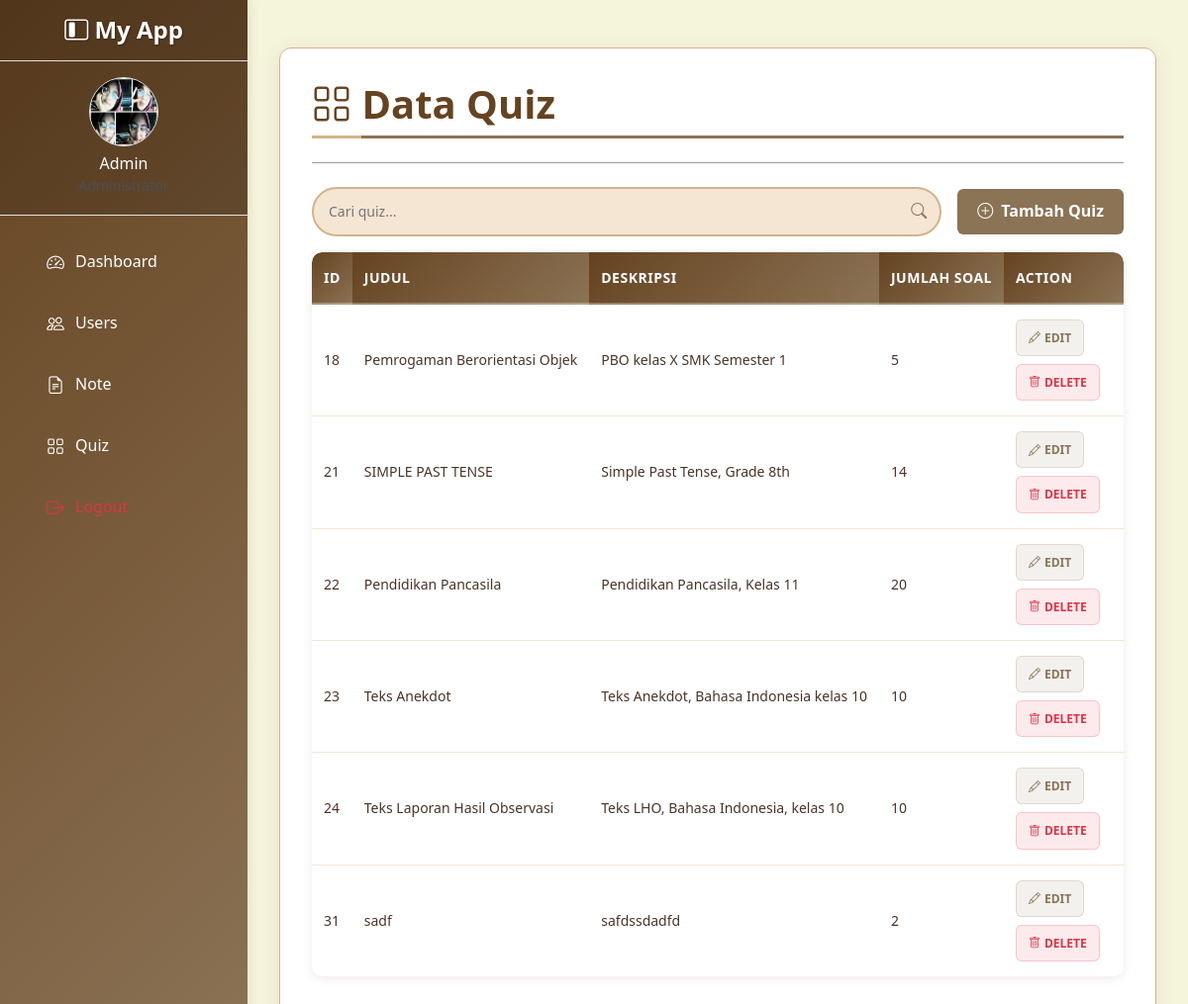
The app's page /QuickStart/forms/quiz_dash.php with its own data.
### tables this page shows
CREATE TABLE `quiz` (
  `id_quiz` int NOT NULL,
  `id_user` int NOT NULL,
  `judul` varchar(225) NOT NULL,
  `deskripsi` text NOT NULL,
  `jumlah_soal` int NOT NULL
);

### QuickStart/forms/quiz_dash.php (the view, shortened to what this page needs)
<?php
include "sidebar.php";
?>
<!DOCTYPE html>
<html lang="en">
<head>
    <link href="https://cdn.jsdelivr.net/npm/bootstrap@5.3.0/dist/css/bootstrap.min.css" rel="stylesheet">
    <link rel="stylesheet" href="https://cdn.jsdelivr.net/npm/bootstrap-icons@1.10.0/font/bootstrap-icons.css">
    <link rel="stylesheet" href="../assets/css/notedash.css">
</head>
<body>
    <main class="content">
        <div class="container">
            <h1><i class="bi bi-grid"></i> Data Quiz</h1>
            <hr>
            <div class="table-controls">
                <div class="search-box">
                    <input type="text" id="cari" placeholder="Cari quiz...">
                    <i class="bi bi-search"></i>
                </div>
                <a href="tambah_quizdash.php" class="tambah">
                    <i class="bi bi-plus-circle"></i> Tambah Quiz
                </a>
            </div>
            <div id="tabel-container">
                <div class="table-container">
                    <table class="table-stack">
                        <thead>
                            <tr>
                                <th>ID</th>
                                <th>Judul</th>
                                <th>Deskripsi</th>
                                <th>Jumlah Soal</th>
                                <th>ACTION</th>
                            </tr>
                        </thead>
                        <tbody>
                            <?php
                            include "koneksi.php";
                            $query = "SELECT * FROM quiz";
                            $data  = mysqli_query($koneksi, $query);
                            if (mysqli_num_rows($data) > 0) {
                                while ($dt = mysqli_fetch_assoc($data)) {
                                    echo '<tr>';
                                    echo '<td data-label="ID">' . $dt['id_quiz'] . '</td>';
                                    echo '<td data-label="Judul">' . $dt['judul'] . '</td>';
                                    echo '<td data-label="Deskripsi">' . $dt['deskripsi'] . '</td>';
                                    echo '<td data-label="Jumlah Soal">' . $dt['jumlah_soal'] . '</td>';
                                    echo '<td data-label="ACTION">
                                            <div class="action-buttons">
                                                <a href="edit_quizdas.php?id_quiz=' . $dt['id_quiz'] . '" class="btn-table btn-edit">
                                                    <i class="bi bi-pencil"></i> EDIT
                                                </a>
                                                <a href="delete_quizdas.php?id_quiz=' . $dt['id_quiz'] . '"
                                                   class="btn-table btn-delete"
                                                   onclick="return confirm(\'Apa anda yakin menghapus quiz ' . $dt['judul'] . '?\')">
                                                    <i class="bi bi-trash"></i> DELETE
                                                </a>
                                            </div>
                                          </td>';
                                    echo '</tr>';
                                }
                            } else {
                                echo '<tr><td colspan="5" class="no-data">Tidak ada data quiz</td></tr>';
                            }
                            ?>
                        </tbody>
                    </table>
                </div>
            </div>
        </div>
    </main>
</body>
</html>

### QuickStart/assets/css/notedash.css (style rules this page uses)
:root { --primary-brown: #8B7355; --light-brown: #D2B48C; --dark-brown: #654321; --cream: #F5F5DC; --beige: #F5E6D3; --text-dark: #4A3427; --text-light: #8B7355; --white: #FFFFFF; --shadow: rgba(139, 115, 85, 0.15); }
* { margin: 0; padding: 0; box-sizing: border-box; }
body { background-color: var(--cream); font-family: 'Segoe UI', Tahoma, Geneva, Verdana, sans-serif; color: var(--text-dark); line-height: 1.6; }
.content { margin-left: 250px; transition: all 0.3s ease; min-height: 100vh; padding: 2rem; }
.container { background: var(--white); border-radius: 12px; box-shadow: 0 4px 20px var(--shadow); padding: 2rem; margin-top: 1rem; border: 1px solid var(--light-brown); }
h1 { color: var(--dark-brown); font-weight: 700; margin-bottom: 1.5rem; border-bottom: 3px solid var(--primary-brown); padding-bottom: 0.5rem; position: relative; }
h1:after { content: ''; position: absolute; bottom: -3px; left: 0; width: 50px; height: 3px; background: var(--light-brown); }
hr { background-color: var(--light-brown); opacity: 0.5; margin: 1.5rem 0; height: 1px; }
.table-controls { display: flex; gap: 1rem; margin-bottom: 1rem; flex-wrap: wrap; align-items: center; }
.search-box { flex: 1; min-width: 250px; position: relative; }
.search-box input { width: 100%; padding: 12px 45px 12px 15px; border: 2px solid var(--light-brown); border-radius: 25px; font-size: 14px; transition: all 0.3s ease; background-color: var(--beige); color: var(--text-dark); }
.search-box i { position: absolute; right: 15px; top: 50%; transform: translateY(-50%); color: var(--text-light); }
.tambah { display: inline-flex; align-items: center; gap: 8px; padding: 10px 20px; background: var(--primary-brown); color: white; text-decoration: none; border-radius: 6px; font-weight: 600; transition: all 0.3s ease; border: none; }
.table-container { width: 100%; overflow-x: auto; margin: 1rem 0; border-radius: 10px; box-shadow: 0 2px 10px var(--shadow); }
table { width: 100%; border-collapse: collapse; background: white; border-radius: 10px; overflow: hidden; min-width: 600px; }
th { background: linear-gradient(135deg, var(--dark-brown), var(--primary-brown)); color: white; padding: 15px 12px; text-align: left; font-weight: 600; font-size: 14px; text-transform: uppercase; letter-spacing: 0.5px; position: relative; white-space: nowrap; }
th:after { content: ''; position: absolute; bottom: 0; left: 0; width: 100%; height: 2px; background: rgba(255, 255, 255, 0.3); }
td { padding: 15px 12px; border-bottom: 1px solid var(--beige); color: var(--text-dark); font-size: 14px; vertical-align: middle; white-space: nowrap; }
tr { transition: all 0.3s ease; }
tr:last-child td { border-bottom: none; }
.table-stack td[data-label="ACTION"]:before { background: var(--primary-brown); color: white; font-weight: 700; }
.action-buttons { display: flex; gap: 8px; flex-wrap: wrap; }
.btn-table { padding: 8px 12px; border-radius: 6px; font-size: 12px; font-weight: 600; text-decoration: none; transition: all 0.3s ease; border: none; cursor: pointer; display: inline-flex; align-items: center; gap: 4px; white-space: nowrap; }
.btn-edit { background-color: rgba(139, 115, 85, 0.1); color: var(--primary-brown); border: 1px solid rgba(139, 115, 85, 0.2); }
.btn-delete { background-color: rgba(220, 53, 69, 0.1); color: #dc3545; border: 1px solid rgba(220, 53, 69, 0.2); }
.table-stack { min-width: 100%; }
.table-stack thead { display: table-header-group; }

### records on screen
quiz: id_quiz "18", judul "Pemrogaman Berorientasi Objek", deskripsi "PBO kelas X SMK Semester 1", jumlah_soal "5"
quiz: id_quiz "21", judul "SIMPLE PAST TENSE", deskripsi "Simple Past Tense, Grade 8th", jumlah_soal "14"
quiz: id_quiz "22", judul "Pendidikan Pancasila", deskripsi "Pendidikan Pancasila, Kelas 11", jumlah_soal "20"
quiz: id_quiz "23", judul "Teks Anekdot", deskripsi "Teks Anekdot, Bahasa Indonesia kelas 10", jumlah_soal "10"
quiz: id_quiz "24", judul "Teks Laporan Hasil Observasi", deskripsi "Teks LHO, Bahasa Indonesia, kelas 10", jumlah_soal "10"
quiz: id_quiz "31", judul "sadf", deskripsi "safdssdadfd", jumlah_soal "2"

### other values on screen
$_SESSION['username'] "Admin"
